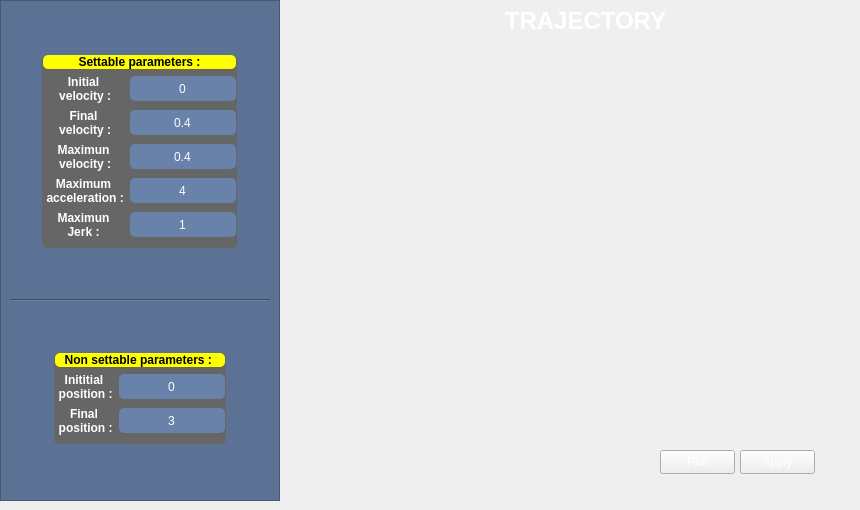
      <widget class="QWidget" name="tab_velocity">
       <attribute name="title">
        <string>Velocity profile</string>
       </attribute>
       <widget class="QCustomPlot" name="velProfilePlot" native="true">
        <property name="geometry">
         <rect>
          <x>290</x>
          <y>40</y>
          <width>561</width>
          <height>401</height>
         </rect>
        </property>
        <property name="sizePolicy">
         <sizepolicy hsizetype="Maximum" vsizetype="Maximum">
          <horstretch>0</horstretch>
          <verstretch>0</verstretch>
         </sizepolicy>
        </property>
       </widget>
       <widget class="QPushButton" name="applyParamButton">
        <property name="geometry">
         <rect>
          <x>740</x>
          <y>450</y>
          <width>75</width>
          <height>24</height>
         </rect>
        </property>
        <property name="cursor">
         <cursorShape>PointingHandCursor</cursorShape>
        </property>
        <property name="styleSheet">
         <string notr="true">color: rgb(255, 255, 255);</string>
        </property>
        <property name="text">
         <string>Apply</string>
        </property>
       </widget>
       <widget class="QPushButton" name="plotButton">
        <property name="geometry">
         <rect>
          <x>660</x>
          <y>450</y>
          <width>75</width>
          <height>24</height>
         </rect>
        </property>
        <property name="cursor">
         <cursorShape>PointingHandCursor</cursorShape>
        </property>
        <property name="styleSheet">
         <string notr="true">color: rgb(255, 255, 255);</string>
        </property>
        <property name="text">
         <string>Plot</string>
        </property>
       </widget>
       <widget class="QLabel" name="label_14">
        <property name="geometry">
         <rect>
          <x>500</x>
          <y>10</y>
          <width>171</width>
          <height>21</height>
         </rect>
        </property>
        <property name="font">
         <font>
          <pointsize>18</pointsize>
          <bold>true</bold>
         </font>
        </property>
        <property name="styleSheet">
         <string notr="true">color: rgb(255, 255, 255);</string>
        </property>
        <property name="text">
         <string>TRAJECTORY</string>
        </property>
        <property name="alignment">
         <set>Qt::AlignCenter</set>
        </property>
       </widget>
       <widget class="QFrame" name="frame">
        <property name="geometry">
         <rect>
          <x>0</x>
          <y>0</y>
          <width>280</width>
          <height>501</height>
         </rect>
        </property>
        <property name="styleSheet">
         <string notr="true">background-color: rgb(91, 114, 148);</string>
        </property>
        <property name="frameShape">
         <enum>QFrame::StyledPanel</enum>
        </property>
        <property name="frameShadow">
         <enum>QFrame::Raised</enum>
        </property>
        <layout class="QVBoxLayout" name="verticalLayout_4">
         <item>
          <layout class="QHBoxLayout" name="horizontalLayout_3">
           <item>
            <spacer name="horizontalSpacer_5">
             <property name="orientation">
              <enum>Qt::Horizontal</enum>
             </property>
             <property name="sizeHint" stdset="0">
              <size>
               <width>40</width>
               <height>20</height>
              </size>
             </property>
            </spacer>
           </item>
           <item>
            <widget class="QFrame" name="frame_7">
             <property name="styleSheet">
              <string notr="true">background-color: rgb(102, 102, 102);
border-radius: 5px;

</string>
             </property>
             <property name="frameShape">
              <enum>QFrame::StyledPanel</enum>
             </property>
             <property name="frameShadow">
              <enum>QFrame::Raised</enum>
             </property>
             <layout class="QVBoxLayout" name="verticalLayout_3">
              <property name="sizeConstraint">
               <enum>QLayout::SetFixedSize</enum>
              </property>
              <property name="leftMargin">
               <number>1</number>
              </property>
              <property name="topMargin">
               <number>0</number>
              </property>
              <property name="rightMargin">
               <number>1</number>
              </property>
              <item>
               <widget class="QLabel" name="label_10">
                <property name="sizePolicy">
                 <sizepolicy hsizetype="Preferred" vsizetype="Maximum">
                  <horstretch>0</horstretch>
                  <verstretch>0</verstretch>
                 </sizepolicy>
                </property>
                <property name="font">
                 <font>
                  <bold>true</bold>
                 </font>
                </property>
                <property name="styleSheet">
                 <string notr="true">background-color: rgb(255, 255, 0);
border-radius: 5px;</string>
                </property>
                <property name="text">
                 <string>Settable parameters :</string>
                </property>
                <property name="alignment">
                 <set>Qt::AlignCenter</set>
                </property>
               </widget>
              </item>
              <item>
               <layout class="QGridLayout" name="gridLayout_2">
                <item row="2" column="1">
                 <widget class="QLineEdit" name="lineEdit_vm">
                  <property name="sizePolicy">
                   <sizepolicy hsizetype="Maximum" vsizetype="Fixed">
                    <horstretch>0</horstretch>
                    <verstretch>0</verstretch>
                   </sizepolicy>
                  </property>
                  <property name="maximumSize">
                   <size>
                    <width>16777215</width>
                    <height>25</height>
                   </size>
                  </property>
                  <property name="styleSheet">
                   <string notr="true">background-color: rgb(104, 130, 170);
border-radius: 5px;
color: rgb(255, 255, 255);</string>
                  </property>
                  <property name="text">
                   <string>0.4</string>
                  </property>
                  <property name="alignment">
                   <set>Qt::AlignCenter</set>
                  </property>
                 </widget>
                </item>
                <item row="2" column="0">
                 <widget class="QLabel" name="label_4">
                  <property name="font">
                   <font>
                    <bold>true</bold>
                   </font>
                  </property>
                  <property name="styleSheet">
                   <string notr="true">color: rgb(255, 255, 255);</string>
                  </property>
                  <property name="text">
                   <string>Maximun 
 velocity :</string>
                  </property>
                  <property name="alignment">
                   <set>Qt::AlignCenter</set>
                  </property>
                 </widget>
                </item>
                <item row="0" column="0">
                 <widget class="QLabel" name="label_7">
                  <property name="font">
                   <font>
                    <bold>true</bold>
                   </font>
                  </property>
                  <property name="styleSheet">
                   <string notr="true">color: rgb(255, 255, 255);</string>
                  </property>
                  <property name="text">
                   <string>Initial 
 velocity :</string>
                  </property>
                  <property name="alignment">
                   <set>Qt::AlignCenter</set>
                  </property>
                 </widget>
                </item>
                <item row="1" column="0">
                 <widget class="QLabel" name="label_8">
                  <property name="font">
                   <font>
                    <bold>true</bold>
                   </font>
                  </property>
                  <property name="styleSheet">
                   <string notr="true">color: rgb(255, 255, 255);</string>
                  </property>
                  <property name="text">
                   <string>Final 
 velocity :</string>
                  </property>
                  <property name="alignment">
                   <set>Qt::AlignCenter</set>
                  </property>
                 </widget>
                </item>
                <item row="3" column="0">
                 <widget class="QLabel" name="label_5">
                  <property name="font">
                   <font>
                    <bold>true</bold>
                   </font>
                  </property>
                  <property name="styleSheet">
                   <string notr="true">color: rgb(255, 255, 255);</string>
                  </property>
                  <property name="text">
                   <string>Maximum
 acceleration :</string>
                  </property>
                  <property name="alignment">
                   <set>Qt::AlignCenter</set>
                  </property>
                 </widget>
                </item>
                <item row="0" column="1">
                 <widget class="QLineEdit" name="lineEdit_vi">
                  <property name="sizePolicy">
                   <sizepolicy hsizetype="Maximum" vsizetype="Fixed">
                    <horstretch>0</horstretch>
                    <verstretch>0</verstretch>
                   </sizepolicy>
                  </property>
                  <property name="maximumSize">
                   <size>
                    <width>16777215</width>
                    <height>25</height>
                   </size>
                  </property>
                  <property name="styleSheet">
                   <string notr="true">background-color: rgb(104, 130, 170);
border-radius: 5px;
color: rgb(255, 255, 255);</string>
                  </property>
                  <property name="text">
                   <string>0</string>
                  </property>
                  <property name="alignment">
                   <set>Qt::AlignCenter</set>
                  </property>
                 </widget>
                </item>
                <item row="1" column="1">
                 <widget class="QLineEdit" name="lineEdit_vf">
                  <property name="sizePolicy">
                   <sizepolicy hsizetype="Maximum" vsizetype="Fixed">
                    <horstretch>0</horstretch>
                    <verstretch>0</verstretch>
                   </sizepolicy>
                  </property>
                  <property name="maximumSize">
                   <size>
                    <width>16777215</width>
                    <height>25</height>
                   </size>
                  </property>
                  <property name="styleSheet">
                   <string notr="true">background-color: rgb(104, 130, 170);
border-radius: 5px;
color: rgb(255, 255, 255);</string>
                  </property>
                  <property name="text">
                   <string>0.4</string>
                  </property>
                  <property name="alignment">
                   <set>Qt::AlignCenter</set>
                  </property>
                 </widget>
                </item>
                <item row="3" column="1">
                 <widget class="QLineEdit" name="lineEdit_am">
                  <property name="sizePolicy">
                   <sizepolicy hsizetype="Maximum" vsizetype="Fixed">
                    <horstretch>0</horstretch>
                    <verstretch>0</verstretch>
                   </sizepolicy>
                  </property>
                  <property name="maximumSize">
                   <size>
                    <width>16777215</width>
                    <height>25</height>
                   </size>
                  </property>
                  <property name="styleSheet">
                   <string notr="true">background-color: rgb(104, 130, 170);
border-radius: 5px;
color: rgb(255, 255, 255);</string>
                  </property>
                  <property name="text">
                   <string>4</string>
                  </property>
                  <property name="alignment">
                   <set>Qt::AlignCenter</set>
                  </property>
                 </widget>
                </item>
                <item row="4" column="1">
                 <widget class="QLineEdit" name="lineEdit_jm">
                  <property name="sizePolicy">
                   <sizepolicy hsizetype="Maximum" vsizetype="Fixed">
                    <horstretch>0</horstretch>
                    <verstretch>0</verstretch>
                   </sizepolicy>
                  </property>
                  <property name="maximumSize">
                   <size>
                    <width>16777215</width>
                    <height>25</height>
                   </size>
                  </property>
                  <property name="styleSheet">
                   <string notr="true">background-color: rgb(104, 130, 170);
border-radius: 5px;
color: rgb(255, 255, 255);</string>
                  </property>
                  <property name="text">
                   <string>1</string>
                  </property>
                  <property name="alignment">
                   <set>Qt::AlignCenter</set>
                  </property>
                 </widget>
                </item>
                <item row="4" column="0">
                 <widget class="QLabel" name="label_6">
                  <property name="font">
                   <font>
                    <bold>true</bold>
                   </font>
                  </property>
                  <property name="styleSheet">
                   <string notr="true">color: rgb(255, 255, 255);</string>
                  </property>
                  <property name="text">
                   <string>Maximun 
 Jerk : </string>
                  </property>
                  <property name="alignment">
                   <set>Qt::AlignCenter</set>
                  </property>
                 </widget>
                </item>
               </layout>
              </item>
             </layout>
            </widget>
           </item>
           <item>
            <spacer name="horizontalSpacer_6">
             <property name="orientation">
              <enum>Qt::Horizontal</enum>
             </property>
             <property name="sizeHint" stdset="0">
              <size>
               <width>40</width>
               <height>20</height>
              </size>
             </property>
            </spacer>
           </item>
          </layout>
         </item>
         <item>
          <widget class="Line" name="line_3">
           <property name="orientation">
            <enum>Qt::Horizontal</enum>
           </property>
          </widget>
         </item>
         <item>
          <layout class="QHBoxLayout" name="horizontalLayout_2">
           <item>
            <spacer name="horizontalSpacer_3">
             <property name="orientation">
              <enum>Qt::Horizontal</enum>
             </property>
             <property name="sizeHint" stdset="0">
              <size>
               <width>40</width>
               <height>20</height>
              </size>
             </property>
            </spacer>
           </item>
           <item>
            <widget class="QFrame" name="frame_8">
             <property name="styleSheet">
              <string notr="true">background-color: rgb(102, 102, 102);
border-radius: 5px;

</string>
             </property>
             <property name="frameShape">
              <enum>QFrame::StyledPanel</enum>
             </property>
             <property name="frameShadow">
              <enum>QFrame::Raised</enum>
             </property>
             <layout class="QVBoxLayout" name="verticalLayout_2">
              <property name="sizeConstraint">
               <enum>QLayout::SetFixedSize</enum>
              </property>
              <property name="leftMargin">
               <number>1</number>
              </property>
              <property name="topMargin">
               <number>0</number>
              </property>
              <property name="rightMargin">
               <number>1</number>
              </property>
              <item>
               <widget class="QLabel" name="label_11">
                <property name="sizePolicy">
                 <sizepolicy hsizetype="Preferred" vsizetype="Maximum">
                  <horstretch>0</horstretch>
                  <verstretch>0</verstretch>
                 </sizepolicy>
                </property>
                <property name="font">
                 <font>
                  <bold>true</bold>
                 </font>
                </property>
                <property name="styleSheet">
                 <string notr="true">background-color: rgb(255, 255, 0);
border-radius: 5px;</string>
                </property>
                <property name="text">
                 <string>Non settable parameters : </string>
                </property>
                <property name="alignment">
                 <set>Qt::AlignCenter</set>
                </property>
               </widget>
              </item>
              <item>
               <layout class="QGridLayout" name="gridLayout_5">
                <item row="1" column="0">
                 <widget class="QLabel" name="label_13">
                  <property name="font">
                   <font>
                    <bold>true</bold>
                   </font>
                  </property>
                  <property name="styleSheet">
                   <string notr="true">color: rgb(255, 255, 255);</string>
                  </property>
                  <property name="text">
                   <string>Final 
 position :</string>
                  </property>
                  <property name="alignment">
                   <set>Qt::AlignCenter</set>
                  </property>
                 </widget>
                </item>
                <item row="0" column="1">
                 <widget class="QLineEdit" name="lineEdit_qi">
                  <property name="sizePolicy">
                   <sizepolicy hsizetype="Maximum" vsizetype="Fixed">
                    <horstretch>0</horstretch>
                    <verstretch>0</verstretch>
                   </sizepolicy>
                  </property>
                  <property name="maximumSize">
                   <size>
                    <width>16777215</width>
                    <height>25</height>
                   </size>
                  </property>
                  <property name="styleSheet">
                   <string notr="true">background-color: rgb(104, 130, 170);
border-radius: 5px;
color: rgb(255, 255, 255);</string>
                  </property>
                  <property name="text">
                   <string>0</string>
                  </property>
                  <property name="alignment">
                   <set>Qt::AlignCenter</set>
                  </property>
                 </widget>
                </item>
                <item row="0" column="0">
                 <widget class="QLabel" name="label_12">
                  <property name="font">
                   <font>
                    <bold>true</bold>
                   </font>
                  </property>
                  <property name="styleSheet">
                   <string notr="true">color: rgb(255, 255, 255);</string>
                  </property>
                  <property name="text">
                   <string>Inititial 
 position :</string>
                  </property>
                  <property name="alignment">
                   <set>Qt::AlignCenter</set>
                  </property>
                 </widget>
                </item>
                <item row="1" column="1">
                 <widget class="QLineEdit" name="lineEdit_qf">
                  <property name="sizePolicy">
                   <sizepolicy hsizetype="Maximum" vsizetype="Fixed">
                    <horstretch>0</horstretch>
                    <verstretch>0</verstretch>
                   </sizepolicy>
                  </property>
                  <property name="maximumSize">
                   <size>
                    <width>16777215</width>
                    <height>25</height>
                   </size>
                  </property>
                  <property name="styleSheet">
                   <string notr="true">background-color: rgb(104, 130, 170);
border-radius: 5px;
color: rgb(255, 255, 255);</string>
                  </property>
                  <property name="text">
                   <string>3</string>
                  </property>
                  <property name="alignment">
                   <set>Qt::AlignCenter</set>
                  </property>
                 </widget>
                </item>
               </layout>
              </item>
             </layout>
            </widget>
           </item>
           <item>
            <spacer name="horizontalSpacer_4">
             <property name="orientation">
              <enum>Qt::Horizontal</enum>
             </property>
             <property name="sizeHint" stdset="0">
              <size>
               <width>40</width>
               <height>20</height>
              </size>
             </property>
            </spacer>
           </item>
          </layout>
         </item>
        </layout>
       </widget>
      </widget>
